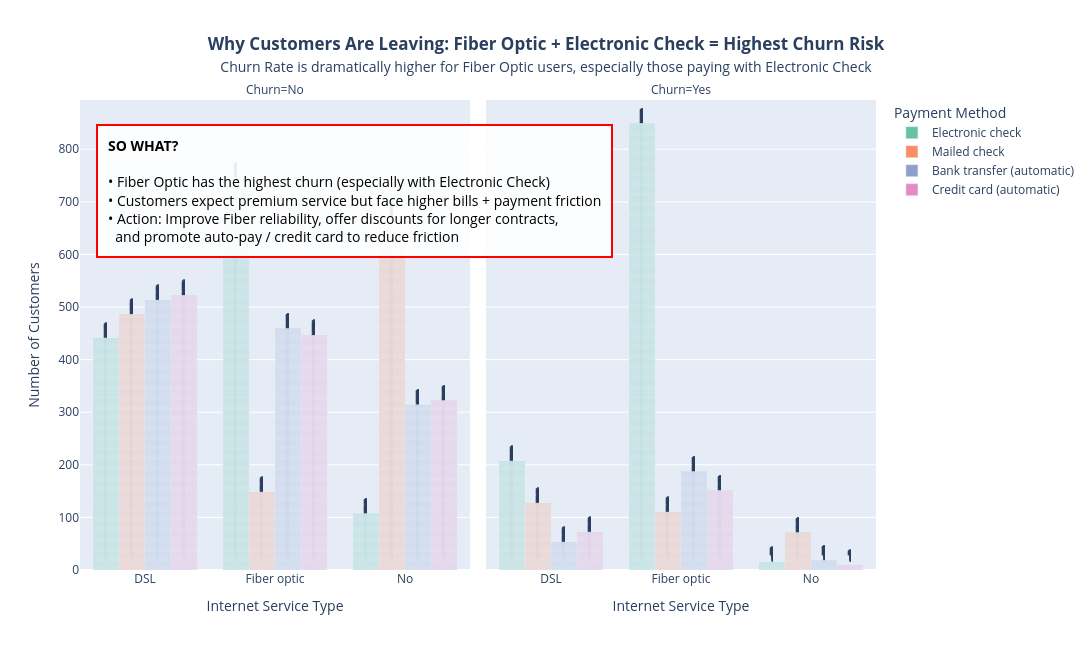
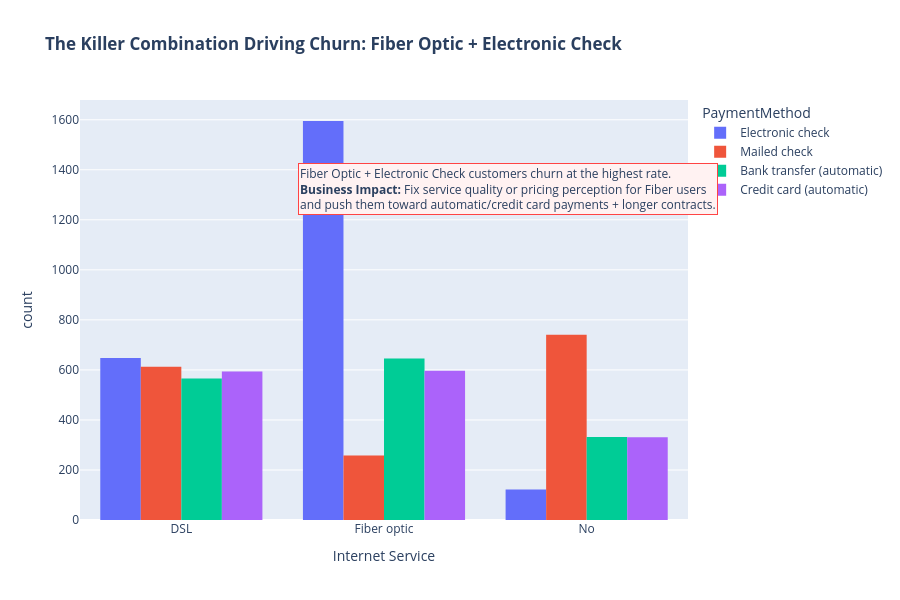
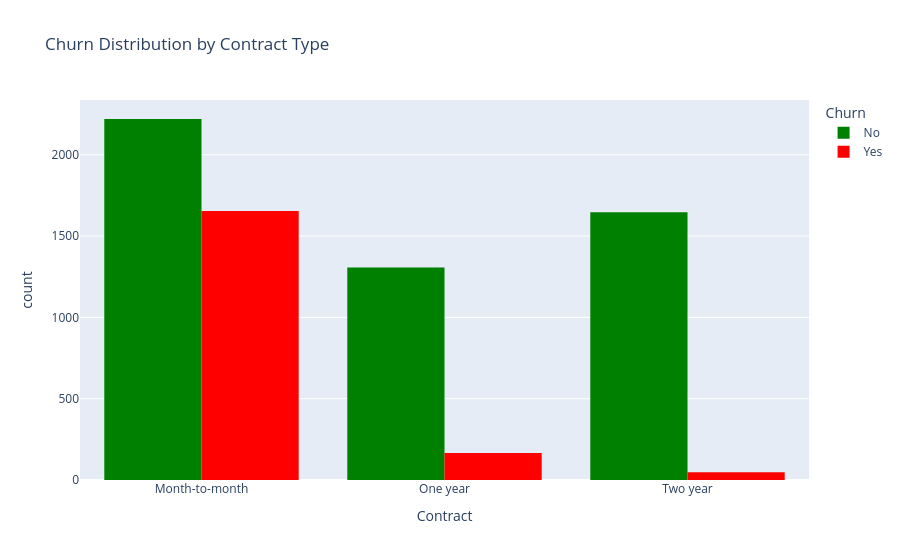
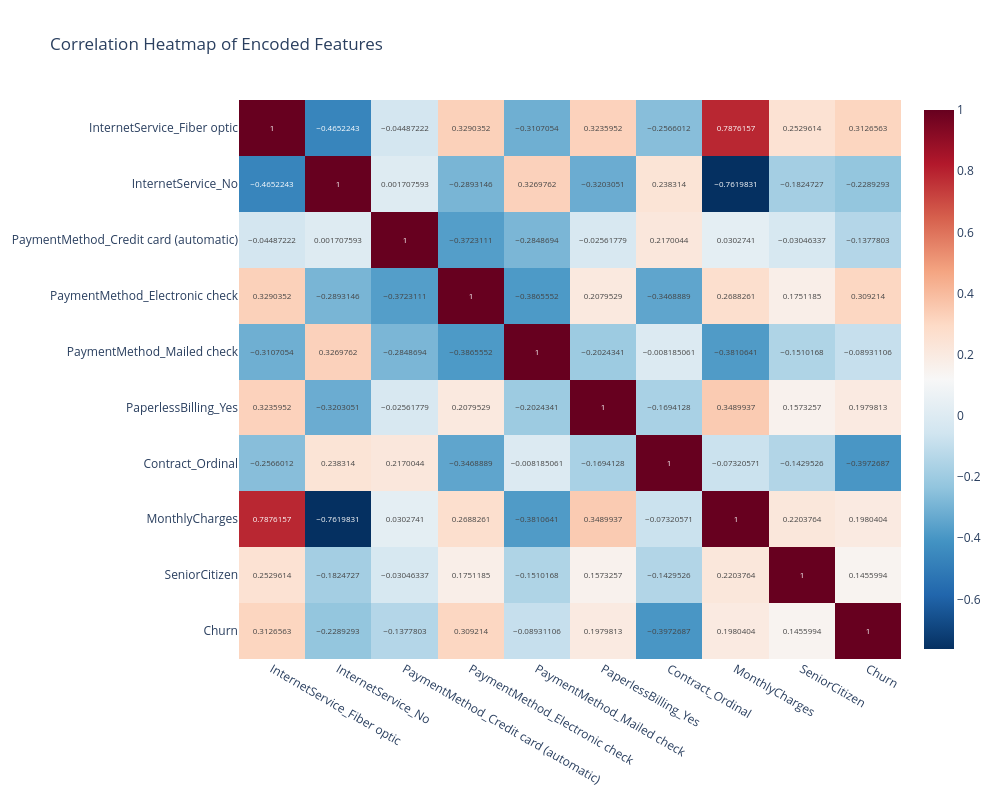

The notebook cell these images were saved under, in order:
### Code cell
import pandas as pd
from sklearn.preprocessing import LabelEncoder, OneHotEncoder, OrdinalEncoder
from sklearn.compose import ColumnTransformer
from sklearn.model_selection import train_test_split
from sklearn.linear_model import LogisticRegression
from sklearn.metrics import accuracy_score, precision_score, recall_score, f1_score, confusion_matrix, classification_report
import plotly.express as px
import numpy as np

print("=== Telco Customer Churn Prediction ===\n")

  # ← Change path if your file name/location is different

# Drop customerID
df = df.drop('customerID', axis=1)

# ====================== DATA CLEANING ======================
df['TotalCharges'] = pd.to_numeric(df['TotalCharges'], errors='coerce')
df['TotalCharges'] = df['TotalCharges'].fillna(0)

print("Data Shape:", df.shape)

# ====================== PREDICTION TASK ======================
print("\n=== Prediction Task ===")
print("Task: Binary Classification")
print("Target: Churn (Yes = customer will leave, No = customer will stay)")
print("Goal: Predict which customers are likely to churn so the company can take preventive actions")

# ====================== FEATURE SELECTION ======================
print("\n=== Selected 5 Candidate Features & Justification ===")
print("1. InternetService (Fiber optic) → Strongest correlation (0.308)\n")
print("2. PaymentMethod (Electronic check) → Second highest (0.302)\n")
print("3. MonthlyCharges → Correlation 0.193\n")
print("4. PaperlessBilling → Correlation 0.192\n")
print("5. SeniorCitizen → Correlation 0.151 (monitor for fairness)\n")

# ====================== PREPROCESSING ======================
onehot_cols = ['InternetService', 'PaymentMethod', 'PaperlessBilling']

preprocessor = ColumnTransformer(
    transformers=[
        ('onehot', OneHotEncoder(drop='first', sparse_output=False, handle_unknown='ignore'), 
         onehot_cols),
        ('ordinal', OrdinalEncoder(categories=[['Month-to-month', 'One year', 'Two year']]), ['Contract']),
        ('numeric', 'passthrough', ['MonthlyCharges', 'SeniorCitizen'])
    ],
    remainder='drop'
)

# Prepare X and y
X = df.drop('Churn', axis=1)
y = df['Churn']

# Encode target
le = LabelEncoder()
y_encoded = le.fit_transform(y)

print("\nChurn Encoding Mapping:")
print(dict(zip(le.classes_, le.transform(le.classes_))))

# Split data
X_train, X_test, y_train, y_test = train_test_split(X, y_encoded, test_size=0.2, random_state=42, stratify=y_encoded)

print(f"\nTrain shape: {X_train.shape} | Test shape: {X_test.shape}")

# Fit and transform
X_train_encoded = preprocessor.fit_transform(X_train)
X_test_encoded = preprocessor.transform(X_test)

# Get feature names for final dataframe
onehot_names = preprocessor.named_transformers_['onehot'].get_feature_names_out(onehot_cols)
feature_names = list(onehot_names) + ['Contract_Ordinal', 'MonthlyCharges', 'SeniorCitizen']

X_final = pd.DataFrame(X_train_encoded, columns=feature_names)  # Using train for df_final (common practice)

# Create df_final with encoded features + target (for EDA)
df_final = pd.DataFrame(X_train_encoded, columns=feature_names)
df_final['Churn'] = y_train   # Using train set for consistency

# ====================== SAVE PROCESSED DATA ======================
df_final.to_csv('telco_churn_preprocessed.csv', index=False)
print("\nPreprocessed data saved as 'telco_churn_preprocessed.csv'")

# ====================== COMPELLING STORY VISUALIZATIONS ======================
print("\nGenerating key business visualizations...")

# 1. Most compelling story visualization
fig_story = px.bar(
    df, 
    x='InternetService', 
    color='PaymentMethod',
    barmode='group',
    facet_col='Churn',
    title='<b>Why Customers Are Leaving: Fiber Optic + Electronic Check = Highest Churn Risk</b><br>'
          '<span style="font-size: 14px">Churn Rate is dramatically higher for Fiber Optic users, especially those paying with Electronic Check</span>',
    labels={'InternetService': 'Internet Service Type', 'PaymentMethod': 'Payment Method'},
    color_discrete_sequence=px.colors.qualitative.Set2,
    text_auto=True,
    height=650,
    width=1100
)

fig_story.update_layout(showlegend=True, legend_title="Payment Method", yaxis_title="Number of Customers", title_x=0.5)
fig_story.add_annotation(
    text="<b>SO WHAT?</b><br><br>"
         "• Fiber Optic has the highest churn (especially with Electronic Check)<br>"
         "• Customers expect premium service but face higher bills + payment friction<br>"
         "• Action: Improve Fiber reliability, offer discounts for longer contracts,<br>"
         "  and promote auto-pay / credit card to reduce friction",
    xref="paper", yref="paper", x=0.02, y=0.95, showarrow=False, align="left",
    bgcolor="rgba(255, 255, 255, 0.9)", bordercolor="red", borderwidth=2, borderpad=10,
    font=dict(size=14, color="black")
)
fig_story.show()

# 2. Alternative visualization
fig_alt = px.histogram(
    df, 
    x='InternetService', 
    color='PaymentMethod',
    barmode='group',
    title='<b>The Killer Combination Driving Churn: Fiber Optic + Electronic Check</b>',
    labels={'InternetService': 'Internet Service', 'count': 'Number of Customers'},
    height=600
)
fig_alt.add_annotation(
    text="Fiber Optic + Electronic Check customers churn at the highest rate.<br>"
         "<b>Business Impact:</b> Fix service quality or pricing perception for Fiber users<br>"
         "and push them toward automatic/credit card payments + longer contracts.",
    x=1.05, y=0.85, xref="paper", yref="paper", showarrow=False, align="left",
    bgcolor="#fff2f2", bordercolor="#ff4444"
)
fig_alt.show()

# 3. Churn by Contract
fig = px.histogram(df, x='Contract', color='Churn', barmode='group',
                   title='Churn Distribution by Contract Type',
                   color_discrete_map={'Yes': 'red', 'No': 'green'})
fig.show()

# 4. Correlation Heatmap
fige = px.imshow(
    df_final.corr(),
    text_auto=True,
    aspect="auto",
    color_continuous_scale='RdBu_r',
    title='Correlation Heatmap of Encoded Features'
)
fige.update_layout(height=800, width=1000)
fige.show()

# Top correlations
corr_with_churn = df_final.corr()['Churn'].sort_values(ascending=False)
print("\nTop Correlations with Churn:")
print(corr_with_churn.head(10))

# ====================== BASELINE MODEL ======================
print("\n=== Building Simple Baseline Model ===")
print("Model: Logistic Regression")

model = LogisticRegression(max_iter=1000, random_state=42)
model.fit(X_train_encoded, y_train)

y_pred = model.predict(X_test_encoded)
y_pred_proba = model.predict_proba(X_test_encoded)[:, 1]

# ====================== MODEL EVALUATION ======================
print("\n=== Model Evaluation ===")
print(f"Accuracy : {accuracy_score(y_test, y_pred):.4f}")
print(f"Precision: {precision_score(y_test, y_pred):.4f}")
print(f"Recall   : {recall_score(y_test, y_pred):.4f}")
print(f"F1 Score : {f1_score(y_test, y_pred):.4f}")

print("\nClassification Report:")
print(classification_report(y_test, y_pred, target_names=['No Churn', 'Churn']))

print("\nConfusion Matrix:")
print(confusion_matrix(y_test, y_pred))

# ====================== SUCCESS METRIC & ETHICS ======================
print("\n=== Success Metric: Why Precision Matters More Than Accuracy ===")
print("• In churn prediction, **Precision** is often more important than Accuracy.")
print("• High Precision = When we flag a customer as likely to churn, we are usually right.")
print("• Reason: Retention offers are expensive — we want to minimize wasting budget on false positives.")

print("\n=== Ethical Consideration ===")
print("• **Avoiding bias against SeniorCitizen**")
print("  Senior citizens show higher churn risk (correlation = 0.151).")
print("  → Monitor fairness metrics and avoid discriminatory treatment.")

# ====================== FEATURE IMPORTANCE ======================
print("\n=== Baseline Model Feature Importance ===")
onehot_names = preprocessor.named_transformers_['onehot'].get_feature_names_out(onehot_cols)
feature_names = list(onehot_names) + ['Contract_Ordinal', 'MonthlyCharges', 'SeniorCitizen']

coefficients = pd.DataFrame({
    'Feature': feature_names,
    'Coefficient': model.coef_[0]
}).sort_values(by='Coefficient', ascending=False)

print(coefficients.round(4))

fig = px.bar(coefficients, x='Coefficient', y='Feature', orientation='h',
             title='Feature Importance (Logistic Regression Coefficients)')
fig.show()

### Figure 1 — Plotly figure (JSON) as saved in the notebook; plotly's stock layout.template omitted (floating-point values rounded to 4 significant figures; data arrays with more than 128 entries replaced by an {"elided": "..."} marker saying what was removed)
{"data": [{"alignmentgroup": "True", "hovertemplate": "Payment Method=Electronic check<br>Churn=No<br>Internet Service Type=%{x}<br>count=%{y}<extra></extra>", "legendgroup": "Electronic check", "marker": {"color": "rgb(102,194,165)", "pattern": {"shape": ""}}, "name": "Electronic check", "offsetgroup": "Electronic check", "orientation": "v", "showlegend": true, "textposition": "auto", "texttemplate": "%{y}", "type": "bar", "x": {"elided": "1294 str values"}, "xaxis": "x", "y": {"elided": "1294 int values"}, "yaxis": "y"}, {"alignmentgroup": "True", "hovertemplate": "Payment Method=Electronic check<br>Churn=Yes<br>Internet Service Type=%{x}<br>count=%{y}<extra></extra>", "legendgroup": "Electronic check", "marker": {"color": "rgb(102,194,165)", "pattern": {"shape": ""}}, "name": "Electronic check", "offsetgroup": "Electronic check", "orientation": "v", "showlegend": false, "textposition": "auto", "texttemplate": "%{y}", "type": "bar", "x": {"elided": "1071 str values"}, "xaxis": "x2", "y": {"elided": "1071 int values"}, "yaxis": "y2"}, {"alignmentgroup": "True", "hovertemplate": "Payment Method=Mailed check<br>Churn=No<br>Internet Service Type=%{x}<br>count=%{y}<extra></extra>", "legendgroup": "Mailed check", "marker": {"color": "rgb(252,141,98)", "pattern": {"shape": ""}}, "name": "Mailed check", "offsetgroup": "Mailed check", "orientation": "v", "showlegend": true, "textposition": "auto", "texttemplate": "%{y}", "type": "bar", "x": {"elided": "1304 str values"}, "xaxis": "x", "y": {"elided": "1304 int values"}, "yaxis": "y"}, {"alignmentgroup": "True", "hovertemplate": "Payment Method=Mailed check<br>Churn=Yes<br>Internet Service Type=%{x}<br>count=%{y}<extra></extra>", "legendgroup": "Mailed check", "marker": {"color": "rgb(252,141,98)", "pattern": {"shape": ""}}, "name": "Mailed check", "offsetgroup": "Mailed check", "orientation": "v", "showlegend": false, "textposition": "auto", "texttemplate": "%{y}", "type": "bar", "x": {"elided": "308 str values"}, "xaxis": "x2", "y": {"elided": "308 int values"}, "yaxis": "y2"}, {"alignmentgroup": "True", "hovertemplate": "Payment Method=Bank transfer (automatic)<br>Churn=No<br>Internet Service Type=%{x}<br>count=%{y}<extra></extra>", "legendgroup": "Bank transfer (automatic)", "marker": {"color": "rgb(141,160,203)", "pattern": {"shape": ""}}, "name": "Bank transfer (automatic)", "offsetgroup": "Bank transfer (automatic)", "orientation": "v", "showlegend": true, "textposition": "auto", "texttemplate": "%{y}", "type": "bar", "x": {"elided": "1286 str values"}, "xaxis": "x", "y": {"elided": "1286 int values"}, "yaxis": "y"}, {"alignmentgroup": "True", "hovertemplate": "Payment Method=Bank transfer (automatic)<br>Churn=Yes<br>Internet Service Type=%{x}<br>count=%{y}<extra></extra>", "legendgroup": "Bank transfer (automatic)", "marker": {"color": "rgb(141,160,203)", "pattern": {"shape": ""}}, "name": "Bank transfer (automatic)", "offsetgroup": "Bank transfer (automatic)", "orientation": "v", "showlegend": false, "textposition": "auto", "texttemplate": "%{y}", "type": "bar", "x": {"elided": "258 str values"}, "xaxis": "x2", "y": {"elided": "258 int values"}, "yaxis": "y2"}, {"alignmentgroup": "True", "hovertemplate": "Payment Method=Credit card (automatic)<br>Churn=No<br>Internet Service Type=%{x}<br>count=%{y}<extra></extra>", "legendgroup": "Credit card (automatic)", "marker": {"color": "rgb(231,138,195)", "pattern": {"shape": ""}}, "name": "Credit card (automatic)", "offsetgroup": "Credit card (automatic)", "orientation": "v", "showlegend": true, "textposition": "auto", "texttemplate": "%{y}", "type": "bar", "x": {"elided": "1290 str values"}, "xaxis": "x", "y": {"elided": "1290 int values"}, "yaxis": "y"}, {"alignmentgroup": "True", "hovertemplate": "Payment Method=Credit card (automatic)<br>Churn=Yes<br>Internet Service Type=%{x}<br>count=%{y}<extra></extra>", "legendgroup": "Credit card (automatic)", "marker": {"color": "rgb(231,138,195)", "pattern": {"shape": ""}}, "name": "Credit card (automatic)", "offsetgroup": "Credit card (automatic)", "orientation": "v", "showlegend": false, "textposition": "auto", "texttemplate": "%{y}", "type": "bar", "x": {"elided": "232 str values"}, "xaxis": "x2", "y": {"elided": "232 int values"}, "yaxis": "y2"}], "layout": {"annotations": [{"showarrow": false, "text": "Churn=No", "x": 0.245, "xanchor": "center", "xref": "paper", "y": 1, "yanchor": "bottom", "yref": "paper"}, {"showarrow": false, "text": "Churn=Yes", "x": 0.755, "xanchor": "center", "xref": "paper", "y": 1, "yanchor": "bottom", "yref": "paper"}, {"align": "left", "bgcolor": "rgba(255, 255, 255, 0.9)", "bordercolor": "red", "borderpad": 10, "borderwidth": 2, "font": {"color": "black", "size": 14}, "showarrow": false, "text": "<b>SO WHAT?</b><br><br>• Fiber Optic has the highest churn (especially with Electronic Check)<br>• Customers expect premium service but face higher bills + payment friction<br>• Action: Improve Fiber reliability, offer discounts for longer contracts,<br>  and promote auto-pay / credit card to reduce friction", "x": 0.02, "xref": "paper", "y": 0.95, "yref": "paper"}], "barmode": "group", "height": 650, "legend": {"title": {"text": "Payment Method"}, "tracegroupgap": 0}, "showlegend": true, "title": {"text": "<b>Why Customers Are Leaving: Fiber Optic + Electronic Check = Highest Churn Risk</b><br><span style=\"font-size: 14px\">Churn Rate is dramatically higher for Fiber Optic users, especially those paying with Electronic Check</span>", "x": 0.5}, "width": 1100, "xaxis": {"anchor": "y", "domain": [0, 0.49], "title": {"text": "Internet Service Type"}}, "xaxis2": {"anchor": "y2", "domain": [0.51, 1], "matches": "x", "title": {"text": "Internet Service Type"}}, "yaxis": {"anchor": "x", "domain": [0, 1], "title": {"text": "Number of Customers"}}, "yaxis2": {"anchor": "x2", "domain": [0, 1], "matches": "y", "showticklabels": false}}}

### Figure 2 — Plotly figure (JSON) as saved in the notebook; plotly's stock layout.template omitted (floating-point values rounded to 4 significant figures; data arrays with more than 128 entries replaced by an {"elided": "..."} marker saying what was removed)
{"data": [{"alignmentgroup": "True", "bingroup": "x", "hovertemplate": "PaymentMethod=Electronic check<br>Internet Service=%{x}<br>count=%{y}<extra></extra>", "legendgroup": "Electronic check", "marker": {"color": "#636efa", "pattern": {"shape": ""}}, "name": "Electronic check", "offsetgroup": "Electronic check", "orientation": "v", "showlegend": true, "type": "histogram", "x": {"elided": "2365 str values"}, "xaxis": "x", "yaxis": "y"}, {"alignmentgroup": "True", "bingroup": "x", "hovertemplate": "PaymentMethod=Mailed check<br>Internet Service=%{x}<br>count=%{y}<extra></extra>", "legendgroup": "Mailed check", "marker": {"color": "#EF553B", "pattern": {"shape": ""}}, "name": "Mailed check", "offsetgroup": "Mailed check", "orientation": "v", "showlegend": true, "type": "histogram", "x": {"elided": "1612 str values"}, "xaxis": "x", "yaxis": "y"}, {"alignmentgroup": "True", "bingroup": "x", "hovertemplate": "PaymentMethod=Bank transfer (automatic)<br>Internet Service=%{x}<br>count=%{y}<extra></extra>", "legendgroup": "Bank transfer (automatic)", "marker": {"color": "#00cc96", "pattern": {"shape": ""}}, "name": "Bank transfer (automatic)", "offsetgroup": "Bank transfer (automatic)", "orientation": "v", "showlegend": true, "type": "histogram", "x": {"elided": "1544 str values"}, "xaxis": "x", "yaxis": "y"}, {"alignmentgroup": "True", "bingroup": "x", "hovertemplate": "PaymentMethod=Credit card (automatic)<br>Internet Service=%{x}<br>count=%{y}<extra></extra>", "legendgroup": "Credit card (automatic)", "marker": {"color": "#ab63fa", "pattern": {"shape": ""}}, "name": "Credit card (automatic)", "offsetgroup": "Credit card (automatic)", "orientation": "v", "showlegend": true, "type": "histogram", "x": {"elided": "1522 str values"}, "xaxis": "x", "yaxis": "y"}], "layout": {"annotations": [{"align": "left", "bgcolor": "#fff2f2", "bordercolor": "#ff4444", "showarrow": false, "text": "Fiber Optic + Electronic Check customers churn at the highest rate.<br><b>Business Impact:</b> Fix service quality or pricing perception for Fiber users<br>and push them toward automatic/credit card payments + longer contracts.", "x": 1.05, "xref": "paper", "y": 0.85, "yref": "paper"}], "barmode": "group", "height": 600, "legend": {"title": {"text": "PaymentMethod"}, "tracegroupgap": 0}, "title": {"text": "<b>The Killer Combination Driving Churn: Fiber Optic + Electronic Check</b>"}, "xaxis": {"anchor": "y", "domain": [0, 1], "title": {"text": "Internet Service"}}, "yaxis": {"anchor": "x", "domain": [0, 1], "title": {"text": "count"}}}}

### Figure 3 — Plotly figure (JSON) as saved in the notebook; plotly's stock layout.template omitted (floating-point values rounded to 4 significant figures; data arrays with more than 128 entries replaced by an {"elided": "..."} marker saying what was removed)
{"data": [{"alignmentgroup": "True", "bingroup": "x", "hovertemplate": "Churn=No<br>Contract=%{x}<br>count=%{y}<extra></extra>", "legendgroup": "No", "marker": {"color": "green", "pattern": {"shape": ""}}, "name": "No", "offsetgroup": "No", "orientation": "v", "showlegend": true, "type": "histogram", "x": {"elided": "5174 str values"}, "xaxis": "x", "yaxis": "y"}, {"alignmentgroup": "True", "bingroup": "x", "hovertemplate": "Churn=Yes<br>Contract=%{x}<br>count=%{y}<extra></extra>", "legendgroup": "Yes", "marker": {"color": "red", "pattern": {"shape": ""}}, "name": "Yes", "offsetgroup": "Yes", "orientation": "v", "showlegend": true, "type": "histogram", "x": {"elided": "1869 str values"}, "xaxis": "x", "yaxis": "y"}], "layout": {"barmode": "group", "legend": {"title": {"text": "Churn"}, "tracegroupgap": 0}, "title": {"text": "Churn Distribution by Contract Type"}, "xaxis": {"anchor": "y", "domain": [0, 1], "title": {"text": "Contract"}}, "yaxis": {"anchor": "x", "domain": [0, 1], "title": {"text": "count"}}}}

### Figure 4 — Plotly figure (JSON) as saved in the notebook; plotly's stock layout.template omitted (floating-point values rounded to 4 significant figures)
{"data": [{"coloraxis": "coloraxis", "hovertemplate": "x: %{x}<br>y: %{y}<br>color: %{z}<extra></extra>", "name": "0", "texttemplate": "%{z}", "type": "heatmap", "x": ["InternetService_Fiber optic", "InternetService_No", "PaymentMethod_Credit card (automatic)", "PaymentMethod_Electronic check", "PaymentMethod_Mailed check", "PaperlessBilling_Yes", "Contract_Ordinal", "MonthlyCharges", "SeniorCitizen", "Churn"], "xaxis": "x", "y": ["InternetService_Fiber optic", "InternetService_No", "PaymentMethod_Credit card (automatic)", "PaymentMethod_Electronic check", "PaymentMethod_Mailed check", "PaperlessBilling_Yes", "Contract_Ordinal", "MonthlyCharges", "SeniorCitizen", "Churn"], "yaxis": "y", "z": [[1.0, -0.4652, -0.04487, 0.329, -0.3107, 0.3236, -0.2566, 0.7876, 0.253, 0.3127], [-0.4652, 1.0, 0.001708, -0.2893, 0.327, -0.3203, 0.2383, -0.762, -0.1825, -0.2289], [-0.04487, 0.001708, 1.0, -0.3723, -0.2849, -0.02562, 0.217, 0.03027, -0.03046, -0.1378], [0.329, -0.2893, -0.3723, 1.0, -0.3866, 0.208, -0.3469, 0.2688, 0.1751, 0.3092], [-0.3107, 0.327, -0.2849, -0.3866, 1.0, -0.2024, -0.008185, -0.3811, -0.151, -0.08931], [0.3236, -0.3203, -0.02562, 0.208, -0.2024, 1.0, -0.1694, 0.349, 0.1573, 0.198], [-0.2566, 0.2383, 0.217, -0.3469, -0.008185, -0.1694, 1.0, -0.07321, -0.143, -0.3973], [0.7876, -0.762, 0.03027, 0.2688, -0.3811, 0.349, -0.07321, 1.0, 0.2204, 0.198], [0.253, -0.1825, -0.03046, 0.1751, -0.151, 0.1573, -0.143, 0.2204, 1.0, 0.1456], [0.3127, -0.2289, -0.1378, 0.3092, -0.08931, 0.198, -0.3973, 0.198, 0.1456, 1.0]]}], "layout": {"coloraxis": {"colorscale": [[0, "rgb(5,48,97)"], [0.1, "rgb(33,102,172)"], [0.2, "rgb(67,147,195)"], [0.3, "rgb(146,197,222)"], [0.4, "rgb(209,229,240)"], [0.5, "rgb(247,247,247)"], [0.6, "rgb(253,219,199)"], [0.7, "rgb(244,165,130)"], [0.8, "rgb(214,96,77)"], [0.9, "rgb(178,24,43)"], [1, "rgb(103,0,31)"]]}, "height": 800, "title": {"text": "Correlation Heatmap of Encoded Features"}, "width": 1000, "xaxis": {"anchor": "y", "domain": [0, 1]}, "yaxis": {"anchor": "x", "autorange": "reversed", "domain": [0, 1]}}}
